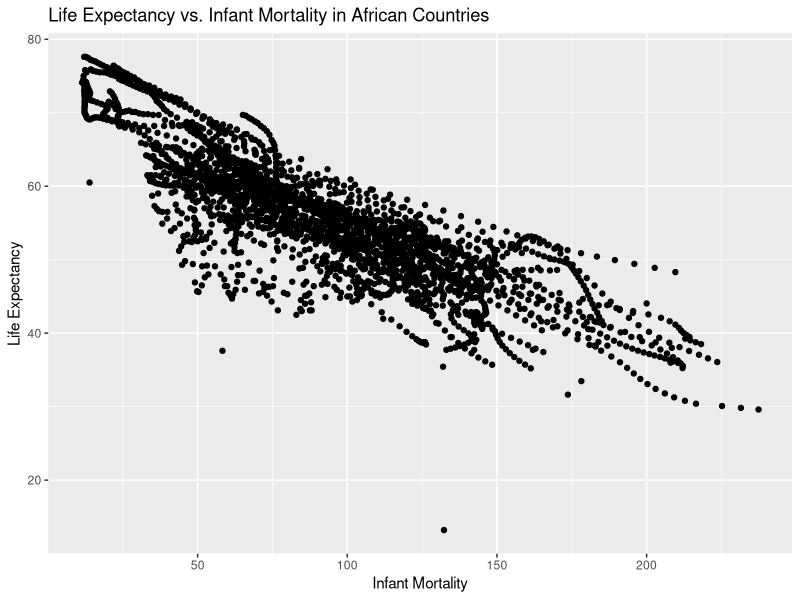
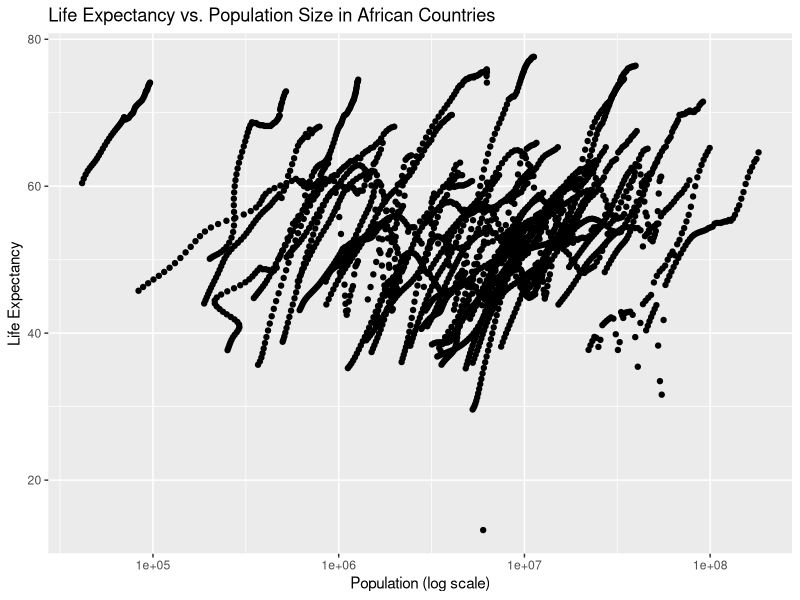
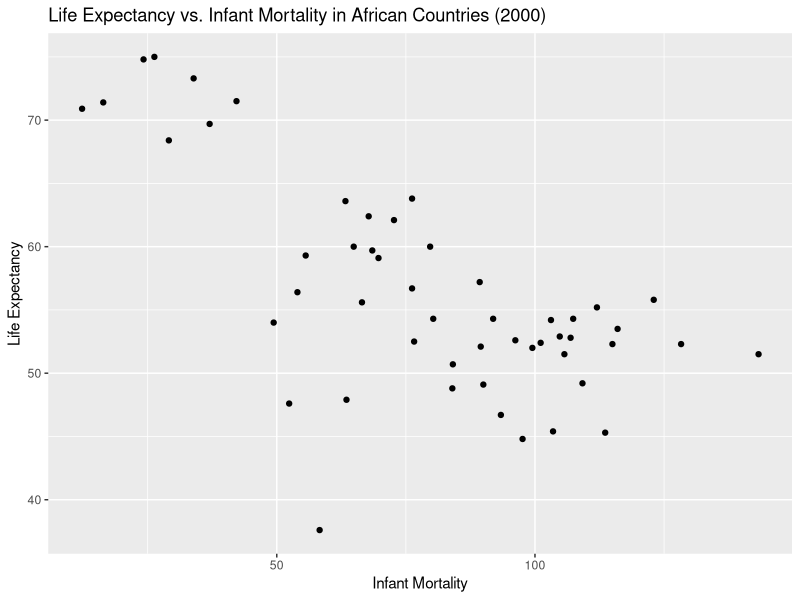
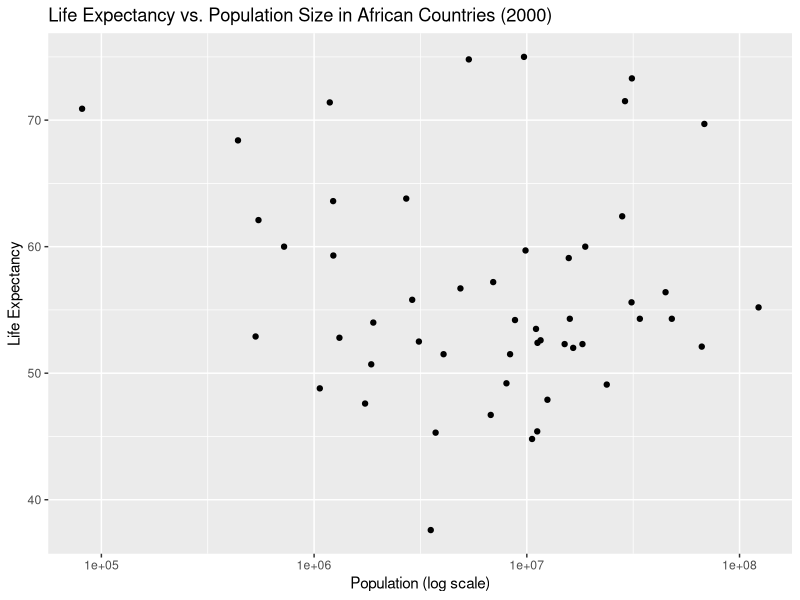

The R script that drew these images, in order: (Note: this script raises an error after producing the figures.)
## ---- chunk 1
library(dslabs)
library(ggplot2)
## ---- chunk 2
help(gapminder)

str(gapminder)
## ---- chunk 3
summary(gapminder)
## ---- chunk 4
class(gapminder)
## ---- chunk 5
africadata <- gapminder[gapminder$continent == "Africa", ]
str(africadata)
summary(africadata)
## ---- chunk 6
africa_infant_life <- africadata[, c("infant_mortality", "life_expectancy")]
africa_pop_life <- africadata[, c("population", "life_expectancy")]
## ---- chunk 7
ggplot(africa_infant_life, aes(x = infant_mortality, y = life_expectancy)) +
  geom_point() +
  labs(title = "Life Expectancy vs. Infant Mortality in African Countries",
       x = "Infant Mortality",
       y = "Life Expectancy") 
## ---- chunk 8
ggplot(africa_pop_life, aes(x = population, y = life_expectancy)) +
  geom_point() +
  scale_x_log10() +
  labs(title = "Life Expectancy vs. Population Size in African Countries",
       x = "Population (log scale)",
       y = "Life Expectancy")
## ---- chunk 9
str(africadata)
## ---- chunk 10
missing_infant_mortality <- aggregate(infant_mortality ~ year, data = africadata, function(x) sum(is.na(x)))
print(missing_infant_mortality)
## ---- chunk 11
africa_2000 <- africadata[africadata$year == 2000, ]

str(africa_2000)

summary(africa_2000)
## ---- chunk 12
ggplot(africa_2000, aes(x = infant_mortality, y = life_expectancy)) +
  geom_point() +
  labs(title = "Life Expectancy vs. Infant Mortality in African Countries (2000)",
       x = "Infant Mortality",
       y = "Life Expectancy")
## ---- chunk 13
ggplot(africa_2000, aes(x = population, y = life_expectancy)) +
  geom_point() +
  scale_x_log10() +
  labs(title = "Life Expectancy vs. Population Size in African Countries (2000)",
       x = "Population (log scale)",
       y = "Life Expectancy")
## ---- chunk 14
fit1 <- lm(life_expectancy ~ infant_mortality, data = africa_2000)
fit2 <- lm(life_expectancy ~ population, data = africa_2000)
## ---- chunk 15
summary(fit1)
summary(fit2)
## ---- chunk 16
data(death_prob)
class(death_prob)
str(death_prob)
## ---- chunk 17
women_death_prob <- subset(death_prob, sex == "Female")
str(women_death_prob)
summary(women_death_prob)
## ---- chunk 18
age_death_prob <- women_death_prob[, c("age", "death_prob")]
year_death_prob <- women_death_prob[, c("year", "death_prob")]
## ---- chunk 19
str(age_death_prob)
str(year_death_prob)
## ---- chunk 20
summary(age_death_prob)
summary(year_death_prob)
## ---- chunk 21
ggplot(age_death_prob, aes(x = age, y = death_prob)) +
  geom_point() +
  labs(title = "Death Probability as a Function of Age",
       x = "Age",
       y = "Death Probability")
## ---- chunk 22
ggplot(year_death_prob, aes(x = year, y = death_prob)) +
  geom_point() +
  labs(title = "Death Probability as a Function of Year",
       x = "Year",
       y = "Death Probability")
## ---- chunk 23
fit_age <- lm(death_prob ~ age, data = age_death_prob)
fit_year <- lm(death_prob ~ year, data = year_death_prob)
## ---- chunk 24
summary(fit_age)
summary(fit_year)
